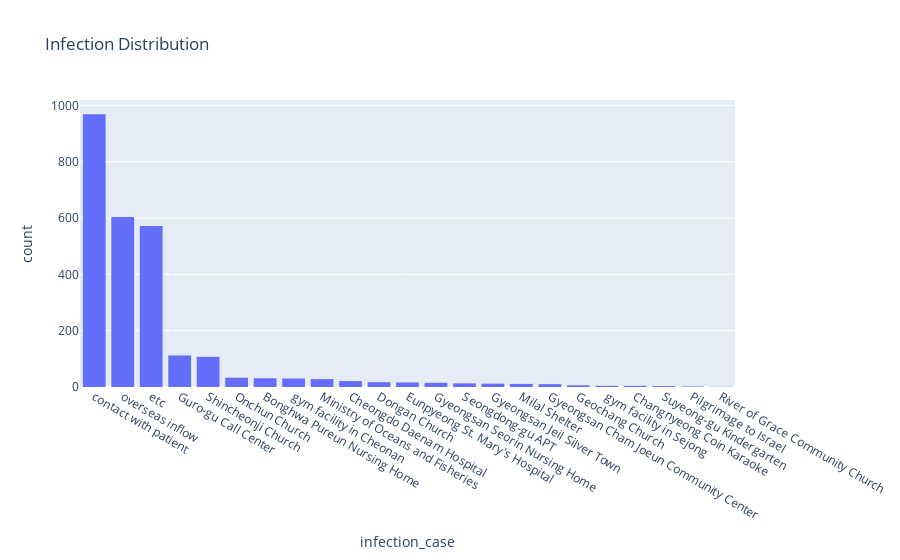

Write notebook code for a chart like this one.
### Markdown cell above
# Data visualization by columns(2)

### Code cell
fig = px.histogram(patient_df, x="infection_case", title='Infection Distribution'). update_xaxes(categoryorder = 'total descending')
fig.show()

### Figure 1 — Plotly figure (JSON) as saved in the notebook; plotly's stock layout.template omitted (floating-point values rounded to 4 significant figures; data arrays with more than 128 entries replaced by an {"elided": "..."} marker saying what was removed)
{"data": [{"alignmentgroup": "True", "bingroup": "x", "hovertemplate": "infection_case=%{x}<br>count=%{y}<extra></extra>", "legendgroup": "", "marker": {"color": "#636efa", "pattern": {"shape": ""}}, "name": "", "offsetgroup": "", "orientation": "v", "showlegend": false, "type": "histogram", "x": {"elided": "3388 str values"}, "xaxis": "x", "yaxis": "y"}], "layout": {"autosize": true, "barmode": "relative", "legend": {"tracegroupgap": 0}, "title": {"text": "Infection Distribution"}, "xaxis": {"anchor": "y", "autorange": true, "categoryorder": "total descending", "domain": [0, 1], "range": [-0.5, 22.5], "title": {"text": "infection_case"}, "type": "category"}, "yaxis": {"anchor": "x", "autorange": true, "domain": [0, 1], "range": [0, 1019.0], "title": {"text": "count"}}}}
